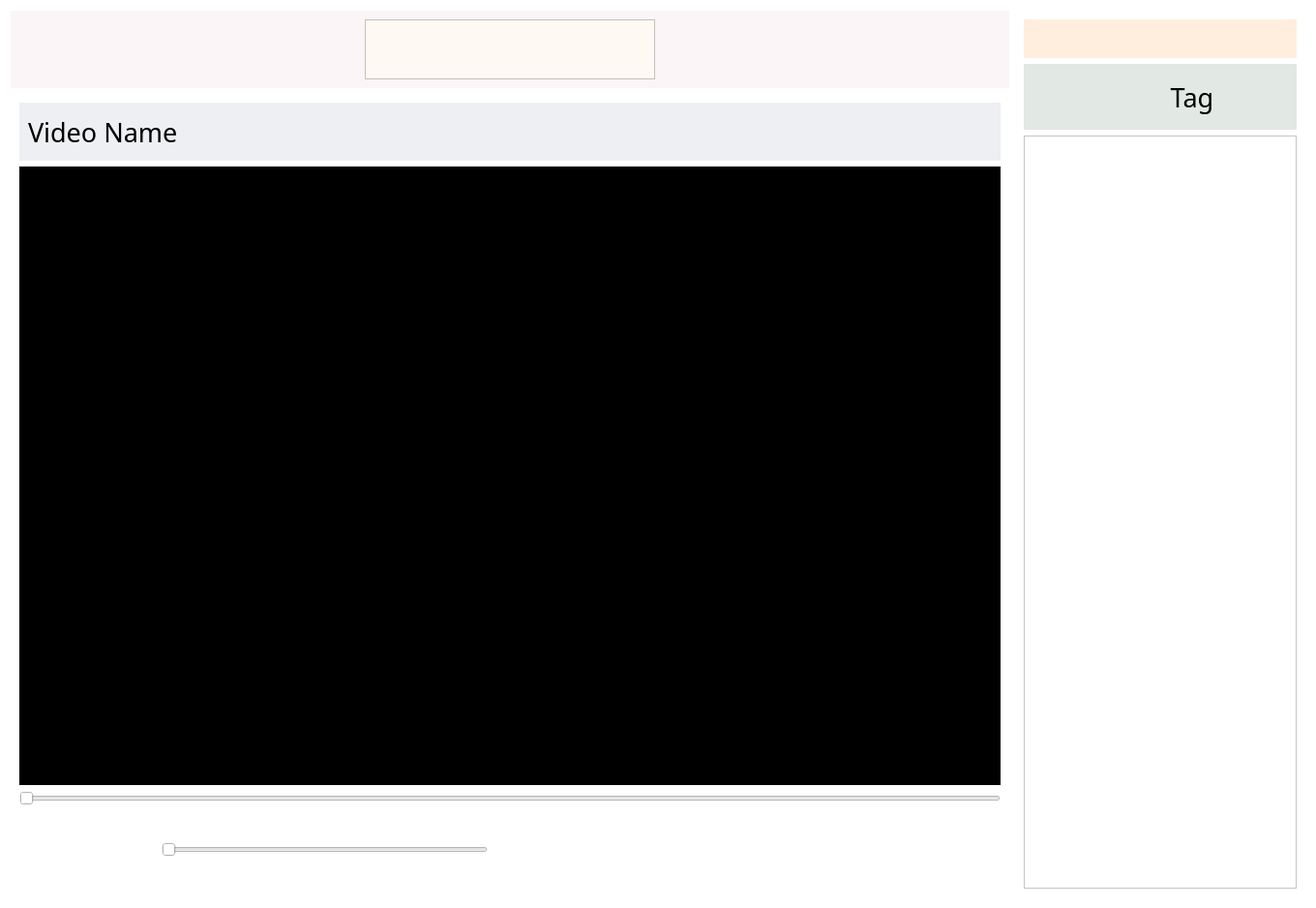
<?xml version="1.0" encoding="UTF-8"?>
<ui version="4.0">
 <class>Widget</class>
 <widget class="QWidget" name="Widget">
  <property name="geometry">
   <rect>
    <x>0</x>
    <y>0</y>
    <width>1360</width>
    <height>938</height>
   </rect>
  </property>
  <property name="minimumSize">
   <size>
    <width>800</width>
    <height>600</height>
   </size>
  </property>
  <property name="focusPolicy">
   <enum>Qt::StrongFocus</enum>
  </property>
  <property name="windowTitle">
   <string>Widget</string>
  </property>
  <property name="styleSheet">
   <string notr="true">background-color: rgb(255, 255, 255);
</string>
  </property>
  <layout class="QGridLayout" name="gridLayout_3">
   <item row="0" column="0">
    <layout class="QVBoxLayout" name="verticalLayout_2">
     <item>
      <widget class="QWidget" name="topwidget" native="true">
       <property name="maximumSize">
        <size>
         <width>16777215</width>
         <height>80</height>
        </size>
       </property>
       <property name="styleSheet">
        <string notr="true">background-color: rgb(251, 245, 247);
border-color: rgb(0, 0, 0);</string>
       </property>
       <layout class="QHBoxLayout" name="horizontalLayout_4">
        <item>
         <widget class="QPushButton" name="menu">
          <property name="minimumSize">
           <size>
            <width>50</width>
            <height>50</height>
           </size>
          </property>
          <property name="focusPolicy">
           <enum>Qt::NoFocus</enum>
          </property>
          <property name="text">
           <string/>
          </property>
          <property name="icon">
           <iconset resource="resource.qrc">
            <normaloff>:/icon/menu.png</normaloff>:/icon/menu.png</iconset>
          </property>
          <property name="iconSize">
           <size>
            <width>50</width>
            <height>50</height>
           </size>
          </property>
          <property name="flat">
           <bool>true</bool>
          </property>
         </widget>
        </item>
        <item>
         <spacer name="horizontalSpacer_3">
          <property name="orientation">
           <enum>Qt::Horizontal</enum>
          </property>
          <property name="sizeHint" stdset="0">
           <size>
            <width>40</width>
            <height>20</height>
           </size>
          </property>
         </spacer>
        </item>
        <item>
         <widget class="QTextEdit" name="textEdit">
          <property name="focusPolicy">
           <enum>Qt::StrongFocus</enum>
          </property>
          <property name="styleSheet">
           <string notr="true">background-color: rgb(254, 249, 243);</string>
          </property>
         </widget>
        </item>
        <item>
         <widget class="QPushButton" name="search">
          <property name="minimumSize">
           <size>
            <width>50</width>
            <height>50</height>
           </size>
          </property>
          <property name="focusPolicy">
           <enum>Qt::NoFocus</enum>
          </property>
          <property name="text">
           <string/>
          </property>
          <property name="icon">
           <iconset resource="resource.qrc">
            <normaloff>:/icon/search.png</normaloff>:/icon/search.png</iconset>
          </property>
          <property name="iconSize">
           <size>
            <width>50</width>
            <height>50</height>
           </size>
          </property>
          <property name="flat">
           <bool>true</bool>
          </property>
         </widget>
        </item>
        <item>
         <spacer name="horizontalSpacer_4">
          <property name="orientation">
           <enum>Qt::Horizontal</enum>
          </property>
          <property name="sizeHint" stdset="0">
           <size>
            <width>40</width>
            <height>20</height>
           </size>
          </property>
         </spacer>
        </item>
       </layout>
      </widget>
     </item>
     <item>
      <widget class="QWidget" name="playwidget" native="true">
       <property name="minimumSize">
        <size>
         <width>100</width>
         <height>100</height>
        </size>
       </property>
       <property name="styleSheet">
        <string notr="true">background-color: rgb(255, 255, 255);</string>
       </property>
       <layout class="QGridLayout" name="gridLayout">
        <item row="2" column="0">
         <widget class="QSlider" name="playerslider">
          <property name="focusPolicy">
           <enum>Qt::NoFocus</enum>
          </property>
          <property name="orientation">
           <enum>Qt::Horizontal</enum>
          </property>
         </widget>
        </item>
        <item row="3" column="0">
         <widget class="QWidget" name="bottomwidget" native="true">
          <property name="maximumSize">
           <size>
            <width>16777215</width>
            <height>80</height>
           </size>
          </property>
          <property name="styleSheet">
           <string notr="true">background-color: rgb(255, 255, 255);</string>
          </property>
          <layout class="QHBoxLayout" name="horizontalLayout">
           <item>
            <widget class="QPushButton" name="pause">
             <property name="maximumSize">
              <size>
               <width>100</width>
               <height>50</height>
              </size>
             </property>
             <property name="focusPolicy">
              <enum>Qt::NoFocus</enum>
             </property>
             <property name="text">
              <string/>
             </property>
             <property name="icon">
              <iconset resource="resource.qrc">
               <normaloff>:/icon/pause.png</normaloff>:/icon/pause.png</iconset>
             </property>
             <property name="iconSize">
              <size>
               <width>50</width>
               <height>50</height>
              </size>
             </property>
             <property name="flat">
              <bool>true</bool>
             </property>
            </widget>
           </item>
           <item>
            <widget class="QPushButton" name="next">
             <property name="maximumSize">
              <size>
               <width>100</width>
               <height>50</height>
              </size>
             </property>
             <property name="focusPolicy">
              <enum>Qt::NoFocus</enum>
             </property>
             <property name="text">
              <string/>
             </property>
             <property name="icon">
              <iconset resource="resource.qrc">
               <normaloff>:/icon/next.png</normaloff>:/icon/next.png</iconset>
             </property>
             <property name="iconSize">
              <size>
               <width>50</width>
               <height>50</height>
              </size>
             </property>
             <property name="flat">
              <bool>true</bool>
             </property>
            </widget>
           </item>
           <item>
            <widget class="QPushButton" name="mute">
             <property name="maximumSize">
              <size>
               <width>100</width>
               <height>50</height>
              </size>
             </property>
             <property name="focusPolicy">
              <enum>Qt::NoFocus</enum>
             </property>
             <property name="text">
              <string/>
             </property>
             <property name="icon">
              <iconset resource="resource.qrc">
               <normaloff>:/icon/volumeHigh.png</normaloff>:/icon/volumeHigh.png</iconset>
             </property>
             <property name="iconSize">
              <size>
               <width>50</width>
               <height>50</height>
              </size>
             </property>
             <property name="flat">
              <bool>true</bool>
             </property>
            </widget>
           </item>
           <item>
            <widget class="QSlider" name="volumeslider">
             <property name="focusPolicy">
              <enum>Qt::NoFocus</enum>
             </property>
             <property name="orientation">
              <enum>Qt::Horizontal</enum>
             </property>
            </widget>
           </item>
           <item>
            <spacer name="horizontalSpacer_2">
             <property name="orientation">
              <enum>Qt::Horizontal</enum>
             </property>
             <property name="sizeHint" stdset="0">
              <size>
               <width>40</width>
               <height>20</height>
              </size>
             </property>
            </spacer>
           </item>
           <item>
            <widget class="QPushButton" name="backward">
             <property name="maximumSize">
              <size>
               <width>100</width>
               <height>50</height>
              </size>
             </property>
             <property name="focusPolicy">
              <enum>Qt::NoFocus</enum>
             </property>
             <property name="text">
              <string/>
             </property>
             <property name="icon">
              <iconset resource="resource.qrc">
               <normaloff>:/icon/backward.png</normaloff>:/icon/backward.png</iconset>
             </property>
             <property name="iconSize">
              <size>
               <width>50</width>
               <height>50</height>
              </size>
             </property>
             <property name="flat">
              <bool>true</bool>
             </property>
            </widget>
           </item>
           <item>
            <widget class="QPushButton" name="forward">
             <property name="maximumSize">
              <size>
               <width>93</width>
               <height>50</height>
              </size>
             </property>
             <property name="focusPolicy">
              <enum>Qt::NoFocus</enum>
             </property>
             <property name="text">
              <string/>
             </property>
             <property name="icon">
              <iconset resource="resource.qrc">
               <normaloff>:/icon/forward.png</normaloff>:/icon/forward.png</iconset>
             </property>
             <property name="iconSize">
              <size>
               <width>50</width>
               <height>50</height>
              </size>
             </property>
             <property name="flat">
              <bool>true</bool>
             </property>
            </widget>
           </item>
           <item>
            <widget class="QPushButton" name="speed">
             <property name="maximumSize">
              <size>
               <width>100</width>
               <height>50</height>
              </size>
             </property>
             <property name="focusPolicy">
              <enum>Qt::NoFocus</enum>
             </property>
             <property name="text">
              <string/>
             </property>
             <property name="icon">
              <iconset>
               <normaloff>:/new/prefix1/icon/speed.png</normaloff>
               <normalon>:/icon/speed.png</normalon>:/new/prefix1/icon/speed.png</iconset>
             </property>
             <property name="iconSize">
              <size>
               <width>50</width>
               <height>50</height>
              </size>
             </property>
             <property name="flat">
              <bool>true</bool>
             </property>
            </widget>
           </item>
           <item>
            <widget class="QPushButton" name="fullscreen">
             <property name="maximumSize">
              <size>
               <width>100</width>
               <height>50</height>
              </size>
             </property>
             <property name="focusPolicy">
              <enum>Qt::NoFocus</enum>
             </property>
             <property name="text">
              <string/>
             </property>
             <property name="icon">
              <iconset resource="resource.qrc">
               <normaloff>:/icon/full-screen.png</normaloff>:/icon/full-screen.png</iconset>
             </property>
             <property name="iconSize">
              <size>
               <width>50</width>
               <height>50</height>
              </size>
             </property>
             <property name="flat">
              <bool>true</bool>
             </property>
            </widget>
           </item>
          </layout>
         </widget>
        </item>
        <item row="0" column="0">
         <widget class="QWidget" name="widget" native="true">
          <property name="maximumSize">
           <size>
            <width>16777215</width>
            <height>60</height>
           </size>
          </property>
          <property name="styleSheet">
           <string notr="true">background-color: rgb(238, 239, 243);</string>
          </property>
          <layout class="QHBoxLayout" name="horizontalLayout_3">
           <item>
            <widget class="QLabel" name="videoname">
             <property name="font">
              <font>
               <family>Bahnschrift Light</family>
               <pointsize>20</pointsize>
              </font>
             </property>
             <property name="text">
              <string>Video Name</string>
             </property>
            </widget>
           </item>
           <item>
            <spacer name="horizontalSpacer">
             <property name="orientation">
              <enum>Qt::Horizontal</enum>
             </property>
             <property name="sizeHint" stdset="0">
              <size>
               <width>40</width>
               <height>20</height>
              </size>
             </property>
            </spacer>
           </item>
           <item>
            <widget class="QPushButton" name="upload">
             <property name="focusPolicy">
              <enum>Qt::NoFocus</enum>
             </property>
             <property name="text">
              <string/>
             </property>
             <property name="icon">
              <iconset resource="resource.qrc">
               <normaloff>:/icon/upload.png</normaloff>:/icon/upload.png</iconset>
             </property>
             <property name="iconSize">
              <size>
               <width>40</width>
               <height>40</height>
              </size>
             </property>
             <property name="flat">
              <bool>true</bool>
             </property>
            </widget>
           </item>
           <item>
            <widget class="QPushButton" name="share">
             <property name="minimumSize">
              <size>
               <width>40</width>
               <height>40</height>
              </size>
             </property>
             <property name="maximumSize">
              <size>
               <width>40</width>
               <height>40</height>
              </size>
             </property>
             <property name="focusPolicy">
              <enum>Qt::NoFocus</enum>
             </property>
             <property name="text">
              <string/>
             </property>
             <property name="icon">
              <iconset resource="resource.qrc">
               <normaloff>:/icon/share.png</normaloff>:/icon/share.png</iconset>
             </property>
             <property name="iconSize">
              <size>
               <width>40</width>
               <height>40</height>
              </size>
             </property>
             <property name="flat">
              <bool>true</bool>
             </property>
            </widget>
           </item>
          </layout>
         </widget>
        </item>
        <item row="1" column="0">
         <widget class="VideoWidget" name="videoWidget" native="true">
          <property name="minimumSize">
           <size>
            <width>100</width>
            <height>100</height>
           </size>
          </property>
          <property name="focusPolicy">
           <enum>Qt::NoFocus</enum>
          </property>
          <property name="styleSheet">
           <string notr="true">background-color: rgb(0, 0, 0);</string>
          </property>
         </widget>
        </item>
       </layout>
      </widget>
     </item>
    </layout>
   </item>
   <item row="0" column="1">
    <widget class="QWidget" name="sideListwidget" native="true">
     <property name="maximumSize">
      <size>
       <width>300</width>
       <height>16777215</height>
      </size>
     </property>
     <property name="styleSheet">
      <string notr="true">background-color: rgb(255, 255, 255);</string>
     </property>
     <layout class="QVBoxLayout" name="verticalLayout">
      <item>
       <widget class="QWidget" name="widget_2" native="true">
        <property name="styleSheet">
         <string notr="true">background-color: rgb(255, 238, 222);</string>
        </property>
        <layout class="QGridLayout" name="gridLayout_4">
         <item row="0" column="0">
          <widget class="QPushButton" name="user">
           <property name="focusPolicy">
            <enum>Qt::NoFocus</enum>
           </property>
           <property name="text">
            <string/>
           </property>
           <property name="icon">
            <iconset resource="resource.qrc">
             <normaloff>:/icon/user.png</normaloff>:/icon/user.png</iconset>
           </property>
           <property name="iconSize">
            <size>
             <width>50</width>
             <height>50</height>
            </size>
           </property>
           <property name="flat">
            <bool>true</bool>
           </property>
          </widget>
         </item>
        </layout>
       </widget>
      </item>
      <item>
       <widget class="QWidget" name="widget_3" native="true">
        <property name="maximumSize">
         <size>
          <width>16777215</width>
          <height>66666</height>
         </size>
        </property>
        <property name="styleSheet">
         <string notr="true">background-color: rgb(226, 232, 228);</string>
        </property>
        <layout class="QHBoxLayout" name="horizontalLayout_2">
         <item>
          <widget class="QPushButton" name="open">
           <property name="minimumSize">
            <size>
             <width>50</width>
             <height>50</height>
            </size>
           </property>
           <property name="maximumSize">
            <size>
             <width>60</width>
             <height>50</height>
            </size>
           </property>
           <property name="focusPolicy">
            <enum>Qt::NoFocus</enum>
           </property>
           <property name="styleSheet">
            <string notr="true">background-image: url(:/211791_pause_icon.png);</string>
           </property>
           <property name="text">
            <string/>
           </property>
           <property name="icon">
            <iconset resource="resource.qrc">
             <normaloff>:/icon/folderOpen.png</normaloff>:/icon/folderOpen.png</iconset>
           </property>
           <property name="iconSize">
            <size>
             <width>50</width>
             <height>50</height>
            </size>
           </property>
           <property name="flat">
            <bool>true</bool>
           </property>
          </widget>
         </item>
         <item>
          <widget class="QPushButton" name="tag">
           <property name="minimumSize">
            <size>
             <width>100</width>
             <height>40</height>
            </size>
           </property>
           <property name="maximumSize">
            <size>
             <width>6666</width>
             <height>6666</height>
            </size>
           </property>
           <property name="font">
            <font>
             <family>Arial Rounded MT Bold</family>
             <pointsize>20</pointsize>
            </font>
           </property>
           <property name="focusPolicy">
            <enum>Qt::NoFocus</enum>
           </property>
           <property name="styleSheet">
            <string notr="true"/>
           </property>
           <property name="text">
            <string>Tag</string>
           </property>
           <property name="icon">
            <iconset resource="resource.qrc">
             <normaloff>:/icon/fenlei-copy.png</normaloff>:/icon/fenlei-copy.png</iconset>
           </property>
           <property name="iconSize">
            <size>
             <width>40</width>
             <height>40</height>
            </size>
           </property>
           <property name="flat">
            <bool>true</bool>
           </property>
          </widget>
         </item>
        </layout>
       </widget>
      </item>
      <item>
       <widget class="QScrollArea" name="scrollArea">
        <property name="focusPolicy">
         <enum>Qt::NoFocus</enum>
        </property>
        <property name="styleSheet">
         <string notr="true"/>
        </property>
        <property name="widgetResizable">
         <bool>true</bool>
        </property>
        <widget class="QWidget" name="scrollAreaWidgetContents">
         <property name="geometry">
          <rect>
           <x>0</x>
           <y>0</y>
           <width>276</width>
           <height>725</height>
          </rect>
         </property>
         <layout class="QGridLayout" name="gridLayout_2">
          <item row="0" column="0">
           <widget class="QWidget" name="buttonWidget" native="true">
            <property name="minimumSize">
             <size>
              <width>200</width>
              <height>0</height>
             </size>
            </property>
            <property name="styleSheet">
             <string notr="true">background-color: rgb(255, 255, 255);</string>
            </property>
           </widget>
          </item>
         </layout>
        </widget>
       </widget>
      </item>
     </layout>
    </widget>
   </item>
  </layout>
 </widget>
 <customwidgets>
  <customwidget>
   <class>VideoWidget</class>
   <extends>QWidget</extends>
   <header>videowidget.h</header>
  </customwidget>
 </customwidgets>
 <resources>
  <include location="resource.qrc"/>
 </resources>
 <connections/>
</ui>
